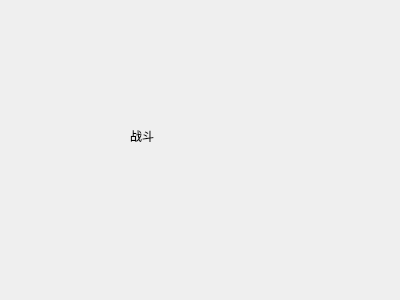
<?xml version="1.0" encoding="UTF-8"?>
<ui version="4.0">
 <class>fight</class>
 <widget class="QWidget" name="fight">
  <property name="geometry">
   <rect>
    <x>0</x>
    <y>0</y>
    <width>400</width>
    <height>300</height>
   </rect>
  </property>
  <property name="windowTitle">
   <string>fight</string>
  </property>
  <widget class="QLabel" name="label">
   <property name="geometry">
    <rect>
     <x>130</x>
     <y>130</y>
     <width>54</width>
     <height>12</height>
    </rect>
   </property>
   <property name="text">
    <string>战斗</string>
   </property>
  </widget>
 </widget>
 <layoutdefault spacing="6" margin="11"/>
 <resources/>
 <connections/>
</ui>
